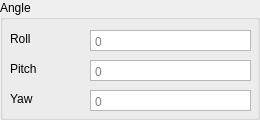
              <widget class="QGroupBox" name="angle">
               <property name="title">
                <string>Angle</string>
               </property>
               <widget class="QPlainTextEdit" name="roll">
                <property name="geometry">
                 <rect>
                  <x>90</x>
                  <y>30</y>
                  <width>161</width>
                  <height>21</height>
                 </rect>
                </property>
                <property name="toolTip">
                 <string notr="true"/>
                </property>
                <property name="inputMethodHints">
                 <set>Qt::InputMethodHint::ImhNone</set>
                </property>
                <property name="verticalScrollBarPolicy">
                 <enum>Qt::ScrollBarPolicy::ScrollBarAlwaysOff</enum>
                </property>
                <property name="horizontalScrollBarPolicy">
                 <enum>Qt::ScrollBarPolicy::ScrollBarAlwaysOff</enum>
                </property>
                <property name="lineWrapMode">
                 <enum>QPlainTextEdit::LineWrapMode::NoWrap</enum>
                </property>
                <property name="readOnly">
                 <bool>true</bool>
                </property>
                <property name="placeholderText">
                 <string>0</string>
                </property>
               </widget>
               <widget class="QLabel" name="labelRoll">
                <property name="geometry">
                 <rect>
                  <x>10</x>
                  <y>30</y>
                  <width>67</width>
                  <height>17</height>
                 </rect>
                </property>
                <property name="text">
                 <string>Roll</string>
                </property>
               </widget>
               <widget class="QPlainTextEdit" name="pitch">
                <property name="geometry">
                 <rect>
                  <x>90</x>
                  <y>60</y>
                  <width>161</width>
                  <height>21</height>
                 </rect>
                </property>
                <property name="toolTip">
                 <string notr="true"/>
                </property>
                <property name="inputMethodHints">
                 <set>Qt::InputMethodHint::ImhNone</set>
                </property>
                <property name="verticalScrollBarPolicy">
                 <enum>Qt::ScrollBarPolicy::ScrollBarAlwaysOff</enum>
                </property>
                <property name="horizontalScrollBarPolicy">
                 <enum>Qt::ScrollBarPolicy::ScrollBarAlwaysOff</enum>
                </property>
                <property name="lineWrapMode">
                 <enum>QPlainTextEdit::LineWrapMode::NoWrap</enum>
                </property>
                <property name="readOnly">
                 <bool>true</bool>
                </property>
                <property name="placeholderText">
                 <string>0</string>
                </property>
               </widget>
               <widget class="QLabel" name="labelPitch">
                <property name="geometry">
                 <rect>
                  <x>10</x>
                  <y>60</y>
                  <width>81</width>
                  <height>17</height>
                 </rect>
                </property>
                <property name="text">
                 <string>Pitch</string>
                </property>
               </widget>
               <widget class="QLabel" name="labelYaw">
                <property name="geometry">
                 <rect>
                  <x>10</x>
                  <y>90</y>
                  <width>67</width>
                  <height>17</height>
                 </rect>
                </property>
                <property name="text">
                 <string>Yaw</string>
                </property>
               </widget>
               <widget class="QPlainTextEdit" name="yaw">
                <property name="geometry">
                 <rect>
                  <x>90</x>
                  <y>90</y>
                  <width>161</width>
                  <height>21</height>
                 </rect>
                </property>
                <property name="toolTip">
                 <string notr="true"/>
                </property>
                <property name="inputMethodHints">
                 <set>Qt::InputMethodHint::ImhNone</set>
                </property>
                <property name="verticalScrollBarPolicy">
                 <enum>Qt::ScrollBarPolicy::ScrollBarAlwaysOff</enum>
                </property>
                <property name="horizontalScrollBarPolicy">
                 <enum>Qt::ScrollBarPolicy::ScrollBarAlwaysOff</enum>
                </property>
                <property name="lineWrapMode">
                 <enum>QPlainTextEdit::LineWrapMode::NoWrap</enum>
                </property>
                <property name="readOnly">
                 <bool>true</bool>
                </property>
                <property name="placeholderText">
                 <string>0</string>
                </property>
               </widget>
              </widget>
